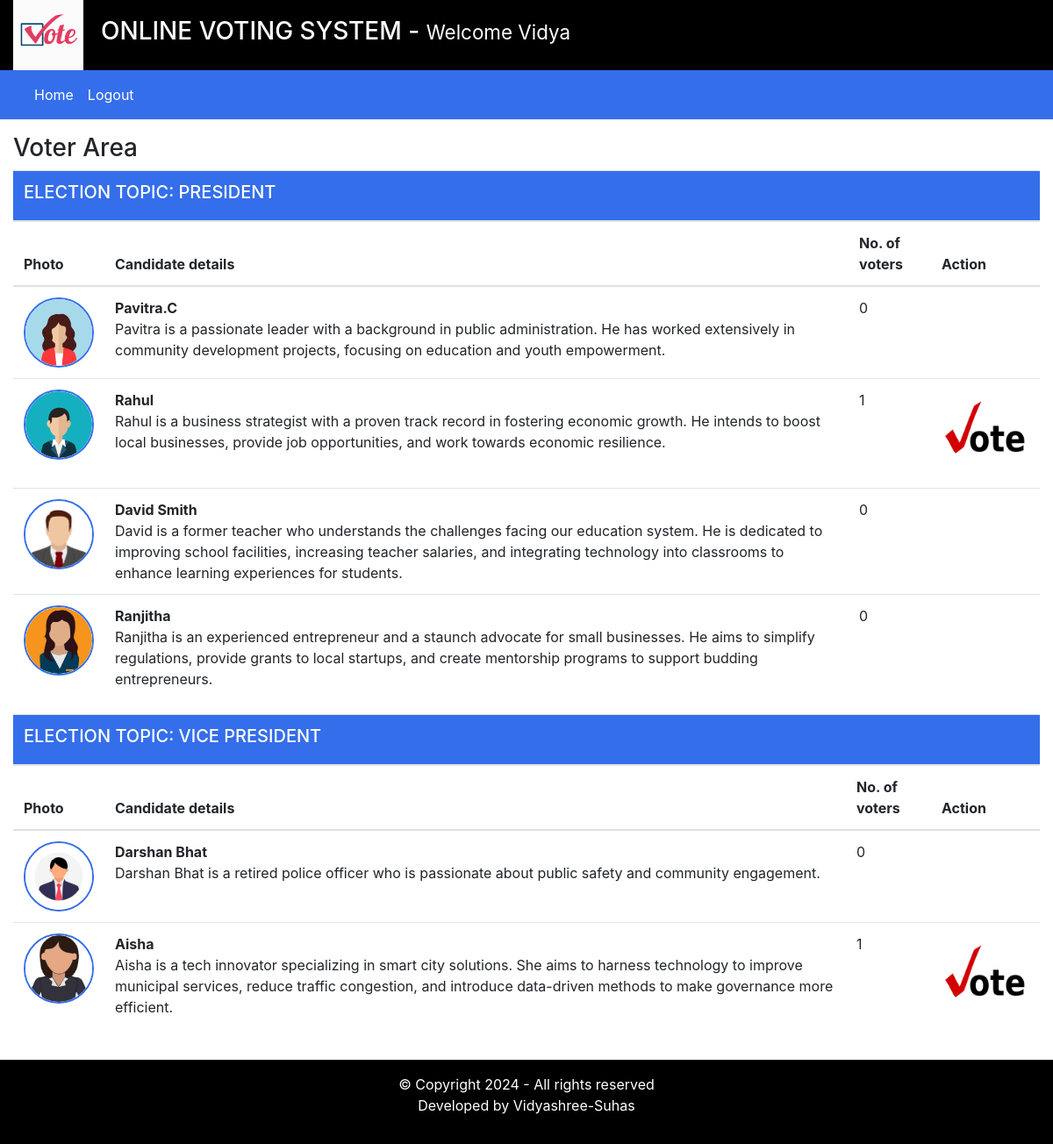
Page /voters/index.php (signed in) on the committed database.
### tables this page shows
CREATE TABLE `elections` (
  `id` int(11) NOT NULL,
  `election_topic` varchar(255) DEFAULT NULL,
  `no_of_candidates` int(11) DEFAULT NULL,
  `starting_date` date DEFAULT NULL,
  `ending_date` date DEFAULT NULL,
  `status` varchar(45) DEFAULT NULL,
  `inserted_by` varchar(255) DEFAULT NULL,
  `inserted_on` date DEFAULT NULL
);

CREATE TABLE `candidate` (
  `id` int(11) NOT NULL,
  `election_id` int(11) DEFAULT NULL,
  `candidate_name` varchar(255) DEFAULT NULL,
  `candidate_details` text DEFAULT NULL,
  `candidate_photo` text DEFAULT NULL,
  `inserted_by` varchar(255) DEFAULT NULL,
  `inserted_on` date DEFAULT NULL
);

### voters/index.php (the view, shortened to what this page needs)
<?php
require_once("inc/header.php");
require_once("inc/navigation.php");
?>
<head>
    <link rel="stylesheet" href="assert/css/bootstrap.min.css">
</head>
<div class="row my-3">
    <div class="col-12">
        <h3>Voter Area</h3>
        <?php
            $fetchingActiveElection = mysqli_query($db,"SELECT * FROM elections WHERE status='Active'")or(die(mysqli_error($db)));
            $totalActiveElections=mysqli_num_rows($fetchingActiveElection);
            if($totalActiveElections > 0)
            {
                while($data = mysqli_fetch_assoc($fetchingActiveElection))
                {
                    $election_id = $data['id'];
                    $election_topic = $data['election_topic'];
                    ?>
                        <table class="table">
                    <thead>
                        <tr>
                    <th colspan="4" class="bg-green text-white"><h5>ELECTION TOPIC: <?php echo strtoupper($election_topic) ; ?></h5></th>
                        </tr>
                        <tr>
                            <th>Photo</th>
                            <th>Candidate details</th>
                            <th>No. of voters</th>
                            <th>Action</th>
                        </tr>
                    </thead>
                    <tbody>
                        <?php
                            $fetchingCandidates = mysqli_query($db, "SELECT * FROM candidate WHERE election_id='".$election_id."'")or die(mysqli_error($db));
                            while($candidateData =mysqli_fetch_assoc($fetchingCandidates))
                            {
                                $candidate_id = $candidateData['id'];
                                $candidate_photo = $candidateData['candidate_photo'];
                                $fetchingVotes = mysqli_query($db,"SELECT * FROM votings WHERE candidate_id='".$candidate_id."'")or die(mysqli_error($db));
                                $totalVoters= mysqli_num_rows($fetchingVotes);
                                ?>
                                <tr>
                                    <td><img src="<?php echo $candidate_photo; ?>" class=candidate_photo></td>
                                    <td><?php echo "<b>" .$candidateData['candidate_name']. "</b><br />".$candidateData['candidate_details'];?></td>
                                    <td><?php echo $totalVoters;?></td>
                                    <td>
                                    <?php
                                            $checkIfVoteCasted = mysqli_query($db, "SELECT * FROM votings WHERE voters_id = '". $_SESSION['user_id'] ."' AND election_id = '". $election_id ."'") or die(mysqli_error($db));
                                            $isVoteCasted = mysqli_num_rows($checkIfVoteCasted);
                                            if($isVoteCasted > 0)
                                            {
                                                $voteCastedData = mysqli_fetch_assoc($checkIfVoteCasted);
                                                $voteCastedToCandidate = $voteCastedData['candidate_id'];
                                                if($voteCastedToCandidate == $candidate_id)
                                                {
                                    ?>
                                                    <img src="../assert/images/vote1.png" width="100px;">
                                    <?php
                                                }
                                            }else {
                                    ?>
                                                <button class="btn btn-md btn-success" onclick="CastVote(<?php echo $election_id; ?>, <?php echo $candidate_id; ?>, <?php echo $_SESSION['user_id']; ?>)"> Vote </button>
                                    <?php
                                            }
                                    ?>
                                    </td>
                                    </tr>
                            <?php
                                }
                            ?>
                            </tbody>
                        </table>
                <?php
                    }
                }else {
                    echo "No any active election.";
                }
            ?>
        </div>
    </div>
<?php
    require_once("inc/footer.php");
?>

### voters/inc/header.php (shortened to what this page needs)
<!DOCTYPE html>
<html lang="en">
<head>
    <link rel="stylesheet" href="../assert/css/bootstrap.min.css">
    <link rel="stylesheet" href="../assert/css/style.css">
</head>
<body>
    <div class="container-fluid">
        <div class="row bg-black text-white">
            <div class="col-1">
                <img src="../assert/images/giphy.gif" width="80px"/>
            </div>
            <div class="col-11 my-auto">
                <h3> ONLINE VOTING SYSTEM  - <small> Welcome  <?php echo $_SESSION['username']; ?></small> </h3>
            </div>
        </div>

### voters/inc/navigation.php (shortened to what this page needs)
<div class=" row bg-green">
<div class="col-12 bg-green">
<nav class="navbar navbar-expand-lg navbar-light bg-green">
  <div class="collapse navbar-collapse" id="navbarSupportedContent">
    <ul class="navbar-nav mr-auto">
      <li class="nav-item">
        <a class="nav-link text-white" href="index.php">Home</a>
      </li>
      <li class="nav-item">
        <a class="nav-link text-white mr-3" href="../admin/logout.php">Logout</a>
      </li>
    </ul>
  </div>
</nav>
</div>
</div>

### voters/inc/footer.php (shortened to what this page needs)
<div class="row bg-black text-white">
            <div class="col-12 my-3">
                <p style="text-align: center;"> &copy; Copyright 2024 - All rights reserved <br />
                Developed by Vidyashree-Suhas
            </p>
            </div>
        </div>
    </div>
</body>
</html>

### assert/css/style.css (style rules this page uses)
.text-white { color: #fff; }
.bg-black { background-color: #000; }
.bg-green { background-color: #356eea; }
.candidate_photo { width: 80px; height: 80px; border: 2px solid #356eea; border-radius: 100%; }

### rows in the picture
elections: election_topic "PRESIDENT"
candidate: candidate_photo (picture), candidate_name "Pavitra.C", candidate_details "Pavitra is a passionate leader with a background in public administration. He has worked extensively in community development projects, focusing on education and youth empowerment.", totalVoters "0"
candidate: candidate_photo (picture), candidate_name "Rahul", candidate_details "Rahul is a business strategist with a proven track record in fostering economic growth. He intends to boost local businesses, provide job opportunities, and work towards economic resilience.", totalVoters "1"
candidate: candidate_photo (picture), candidate_name "David Smith", candidate_details "David is a former teacher who understands the challenges facing our education system. He is dedicated to improving school facilities, increasing teacher salaries, and integrating technology into classrooms to enhance learning experiences for students.", totalVoters "0"
candidate: candidate_photo (picture), candidate_name "Ranjitha", candidate_details "Ranjitha is an experienced entrepreneur and a staunch advocate for small businesses. He aims to simplify regulations, provide grants to local startups, and create mentorship programs to support budding entrepreneurs.", totalVoters "0"
elections: election_topic "VICE PRESIDENT"
candidate: candidate_photo (picture), candidate_name "Darshan Bhat", candidate_details "Darshan Bhat is a retired police officer who is passionate about public safety and community engagement.", totalVoters "0"
candidate: candidate_photo (picture), candidate_name "Aisha", candidate_details "Aisha is a tech innovator specializing in smart city solutions. She aims to harness technology to improve municipal services, reduce traffic congestion, and introduce data-driven methods to make governance more efficient.", totalVoters "1"

### other values in the picture
$_SESSION['username'] "Vidya"
